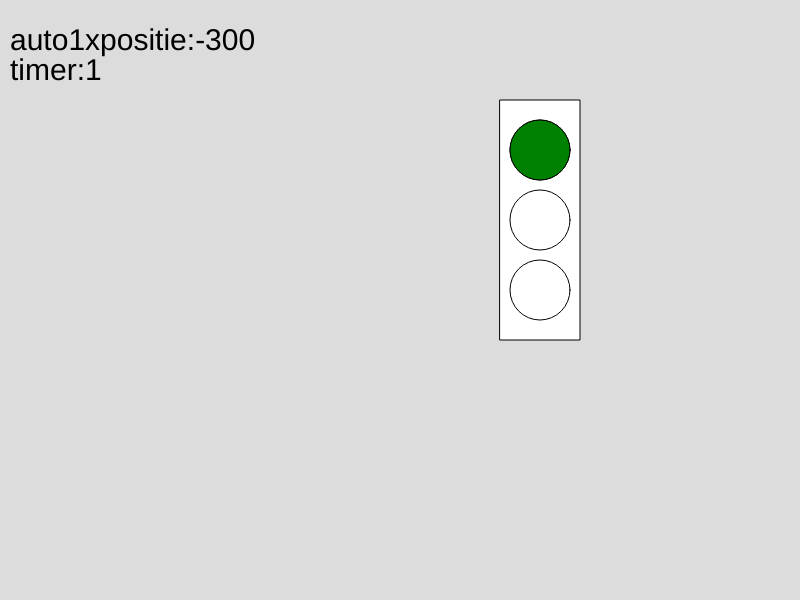
Frame 1 (no input)
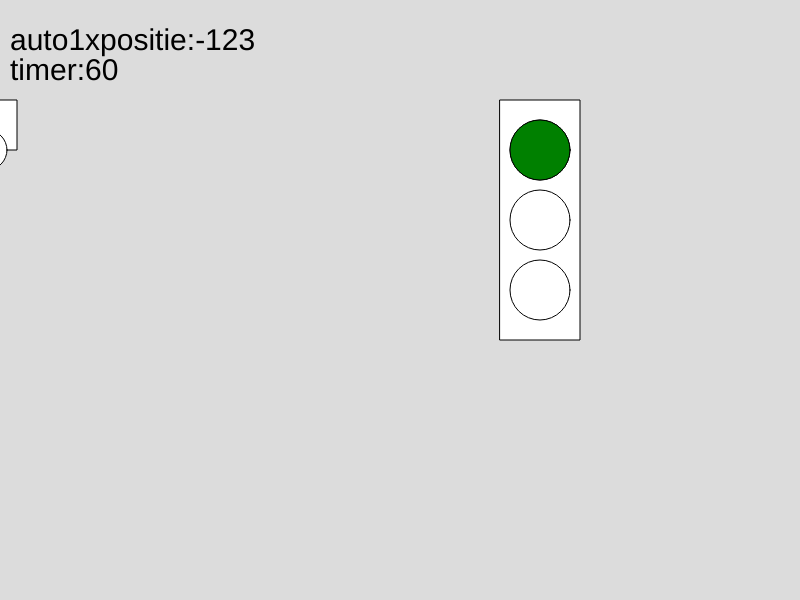
Frame 60 (no input)
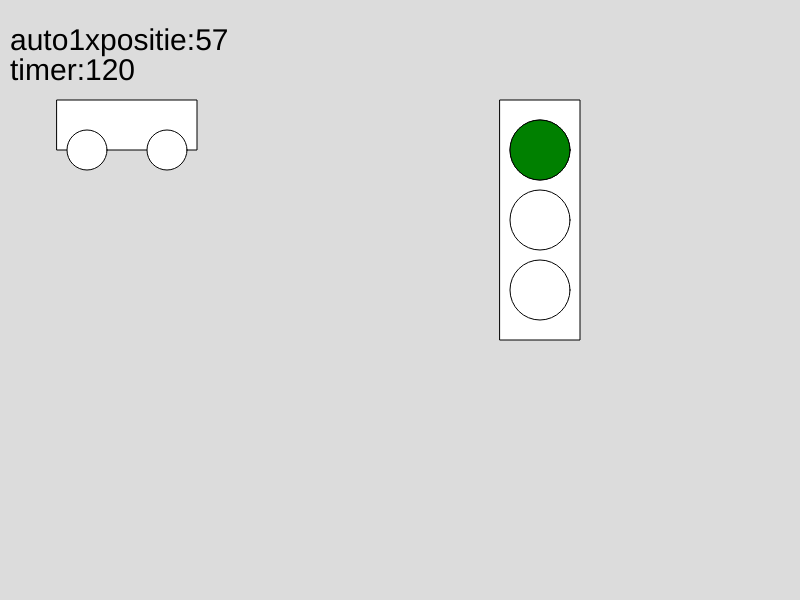
Frame 120 (the mouse pressed at the canvas centre since frame 60)

The p5.js sketch that drew these frames (run headless with seeded random() and noise() and a simulated clock; from frame 60 on, the mouse is pressed at the canvas centre):

// p5.js sketch
// ── sketch.js

let auto1xpositie = -300;
let richtingAuto1 = 3;
let timer = 0;


function setup() {
  createCanvas(800, 600);
}

function draw() {
  background(220);
  timer = timer + 1;
 
  fill("black");
  textSize(30);
  text("auto1xpositie:" + auto1xpositie, 10, 50);
  text("timer:" + timer, 10, 80);
  //car
  fill("white");
  rect(auto1xpositie, 100, 140, 50);
  circle(30 + auto1xpositie, 150, 40);
  circle(110 + auto1xpositie, 150, 40);
  //logic
  if (auto1xpositie > 800) {
    richtingAuto1 = -richtingAuto1;
  }
  if (auto1xpositie < -300) {
    richtingAuto1 = -richtingAuto1;
  }
  if (timer > 600) {
    timer = 0;
  }
  //trafficlight
  rect(500, 100, 80, 240);
  circle(540, 150, 60);
  circle(540, 220, 60);
  circle(540, 290, 60);
  //
  if (timer < 300) {
    fill("green");
    circle(540, 150, 60);
     auto1xpositie = auto1xpositie + richtingAuto1;
  }
  if (timer > 300 && timer < 400) {
    fill("yellow");
    circle(540, 220, 60);
     auto1xpositie = auto1xpositie + richtingAuto1/2;
  }
  if (timer > 400) {
    fill("red");
    circle(540, 290, 60);
  }
}
